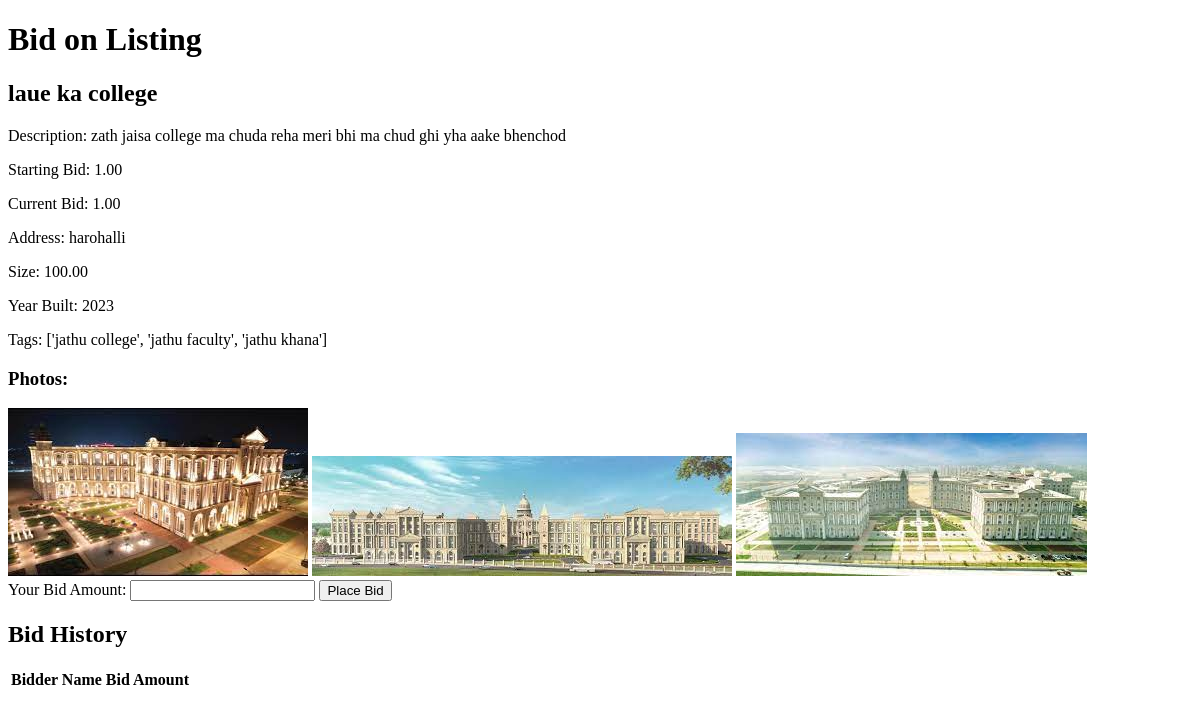
/bid/13/ (signed in), run on an earlier commit of the app's database.
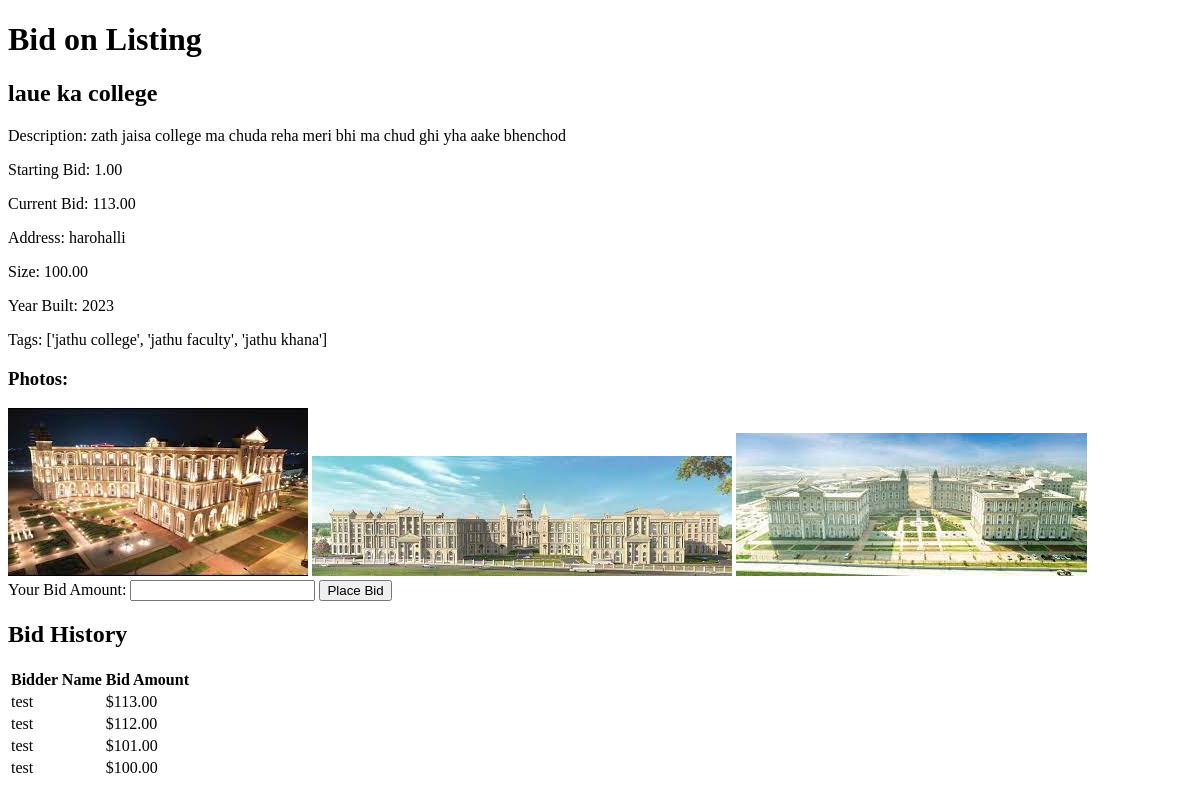
And on a later commit of the database.
### auctions/models.py (models this page shows, shortened)
class Listing(models.Model):
    title = models.CharField(max_length=200)
    description = models.TextField()
    starting_bid = models.DecimalField(max_digits=10, decimal_places=2)
    address = models.CharField(max_length=200, default='default address')
    size = models.DecimalField(max_digits=10, decimal_places=2, default=0)
    year_built = models.IntegerField(
        validators=[
            MinValueValidator(1000),
            MaxValueValidator(datetime.datetime.now().year)
        ],
        default=datetime.datetime.now().year
    )
    tags = models.CharField(max_length=255, blank=True)
    created_at = models.DateTimeField(default=timezone.now)
    current_bid = models.DecimalField(max_digits=10, decimal_places=2, default=0)
    user = models.ForeignKey(User, on_delete=models.CASCADE)

class ListingImage(models.Model):
    listing = models.ForeignKey(Listing, related_name='images', on_delete=models.CASCADE)
    image = models.ImageField(upload_to='listing_images/')

class Bid(models.Model):
    listing = models.ForeignKey(Listing, on_delete=models.CASCADE)
    bidder = models.ForeignKey(User, on_delete=models.CASCADE)
    bid_amount = models.DecimalField(max_digits=10, decimal_places=2)
    bid_time = models.DateTimeField(default=timezone.now)

class User(AbstractUser):
    pass

### auctions/views.py (the view, shortened to what this page needs)
# urls.py: path('bid/<int:listing_id>/', views.bid, name='bid'),
@login_required
def bid(request, listing_id):
    listing = get_object_or_404(Listing, id=listing_id)
    bids = Bid.objects.filter(listing=listing).order_by('-bid_time')
    context = {
        'listing': listing,
        'bids': bids
    }
    return render(request, 'auctions/bid.html', context)

### auctions/templates/auctions/bid.html (shortened to what this page needs)
<!DOCTYPE html>
<html lang="en">
<head>
</head>
<body>
    <h1>Bid on Listing</h1>
    <h2>{{ listing.title }}</h2>
    <p>Description: {{ listing.description }}</p>
    <p>Starting Bid: {{ listing.starting_bid }}</p>
    <p>Current Bid: {{ listing.current_bid }}</p>
    <p>Address: {{ listing.address }}</p>
    <p>Size: {{ listing.size }}</p>
    <p>Year Built: {{ listing.year_built }}</p>
    <p>Tags: {{ listing.tags }}</p>
    <h3>Photos:</h3>
    <div class="image-preview">
        {% for image in listing.images.all %}
        <img src="{{ image.image.url }}" alt="Listing Image">
        {% endfor %}
    </div>
    <form method="post">
        <label for="bid_amount">Your Bid Amount:</label>
        <input type="number" id="bid_amount" name="bid_amount" step="0.01" required>
        <button type="submit">Place Bid</button>
    </form>
    <h2>Bid History</h2>
    <table>
        <thead>
            <tr>
                <th>Bidder Name</th>
                <th>Bid Amount</th>
            </tr>
        </thead>
        <tbody>
            {% for bid in bids %}
            <tr>
                <td>{{ bid.bidder.username }}</td>
                <td>${{ bid.bid_amount }}</td>
            </tr>
            {% endfor %}
        </tbody>
    </table>
</body>
</html>

What changed in the data, as far as the page shows it:
changed Listing "laue ka college": current_bid "1.00" → "113.00"
added Bid: bidder.username "test", bid_amount "113.00"
added Bid: bidder.username "test", bid_amount "112.00"
added Bid: bidder.username "test", bid_amount "101.00"
added Bid: bidder.username "test", bid_amount "100.00"
